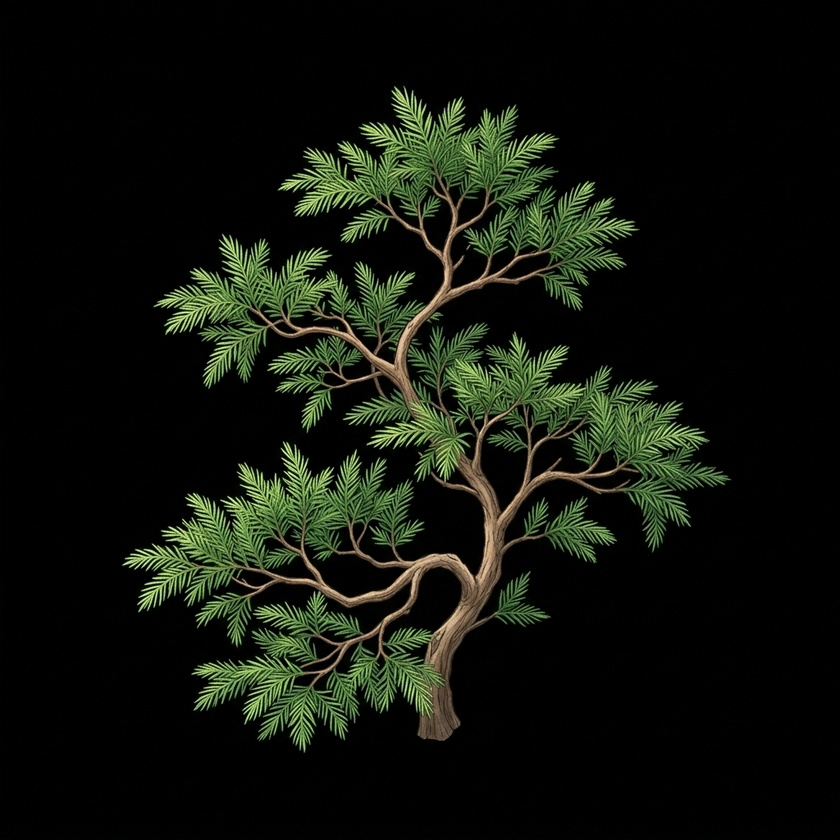
#> input picture tools/candidates/candidate_plant_0040_水松.jpg, 840 x 840 px, shrunk from 1024 x 1024 before the run
$ python split_rgb_layers.py '../candidates/candidate_plant_0040_水松.jpg'
#> lines starting #> are read from the running program, lines starting #| are printed output that depends on the picture
import sys
from PIL import Image
import os

def split_rgb(input_path, output_red, output_green, output_blue):
    img = Image.open(input_path).convert("RGBA")
    data = list(img.getdata())
#> data = 705600 items

    red_layer = []
    green_layer = []
    blue_layer = []

    for r, g, b, a in data:
        v = max(r, g, b)

        # 更平滑的抠图边缘，保留内部的绝对不透明度
        if v < 15:
            alpha = 0
        elif v < 40:
            alpha = int((v - 15) / 25.0 * 255)
        else:
            alpha = 255

        if alpha == 0:
            red_layer.append((0, 0, 0, 0))
            green_layer.append((0, 0, 0, 0))
            blue_layer.append((0, 0, 0, 0))
            continue

        # Determine dominant channel
        if r > g + 15 and r > b + 15:
            red_layer.append((v, v, v, alpha))
            green_layer.append((0, 0, 0, 0))
            blue_layer.append((0, 0, 0, 0))
        elif g > r + 15 and g > b + 15:
            red_layer.append((0, 0, 0, 0))
            green_layer.append((v, v, v, alpha))
            blue_layer.append((0, 0, 0, 0))
        elif b > r + 15 and b > g + 15:
            red_layer.append((0, 0, 0, 0))
            green_layer.append((0, 0, 0, 0))
            blue_layer.append((v, v, v, alpha))
        else:
            # Tie breaker
            if r >= g and r >= b:
                red_layer.append((v, v, v, alpha))
                green_layer.append((0, 0, 0, 0))
                blue_layer.append((0, 0, 0, 0))
            elif g >= r and g >= b:
                red_layer.append((0, 0, 0, 0))
                green_layer.append((v, v, v, alpha))
                blue_layer.append((0, 0, 0, 0))
            else:
                red_layer.append((0, 0, 0, 0))
                green_layer.append((0, 0, 0, 0))
                blue_layer.append((v, v, v, alpha))
#> this loop made 705600 passes
#> (r, g, b, v) on passes 1 to 12: (3, 3, 3, 3), (2, 2, 2, 2), (1, 1, 1, 1), (1, 1, 1, 1), (1, 1, 1, 1), (1, 1, 1, 1), (1, 1, 1, 1), (0, 0, 0, 0), (0, 0, 0, 0), (0, 0, 0, 0), (0, 0, 0, 0), (1, 1, 1, 1)
#> v on passes 61 to 66: 0, 0, 0, 1, 1, 1
#> after the loop, blue_layer = 705600 items; green_layer = 705600 items; red_layer = 705600 items

    img_red = Image.new("RGBA", img.size)
#> img_red: PIL image 840x840 RGBA; every value is 0
    img_red.putdata(red_layer)
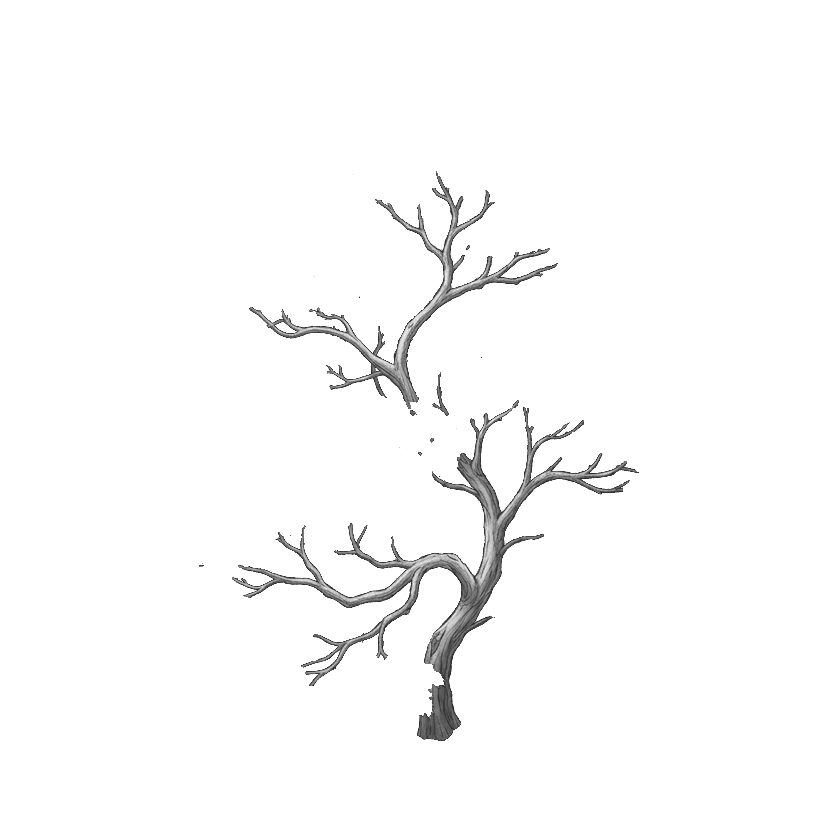
#> img_red: PIL image 840x840 RGBA; mean R, G, B, A 3.8, 3.8, 3.8, 8.4; transparent parts drawn white
    img_red.save(output_red)

    img_green = Image.new("RGBA", img.size)
    img_green.putdata(green_layer)
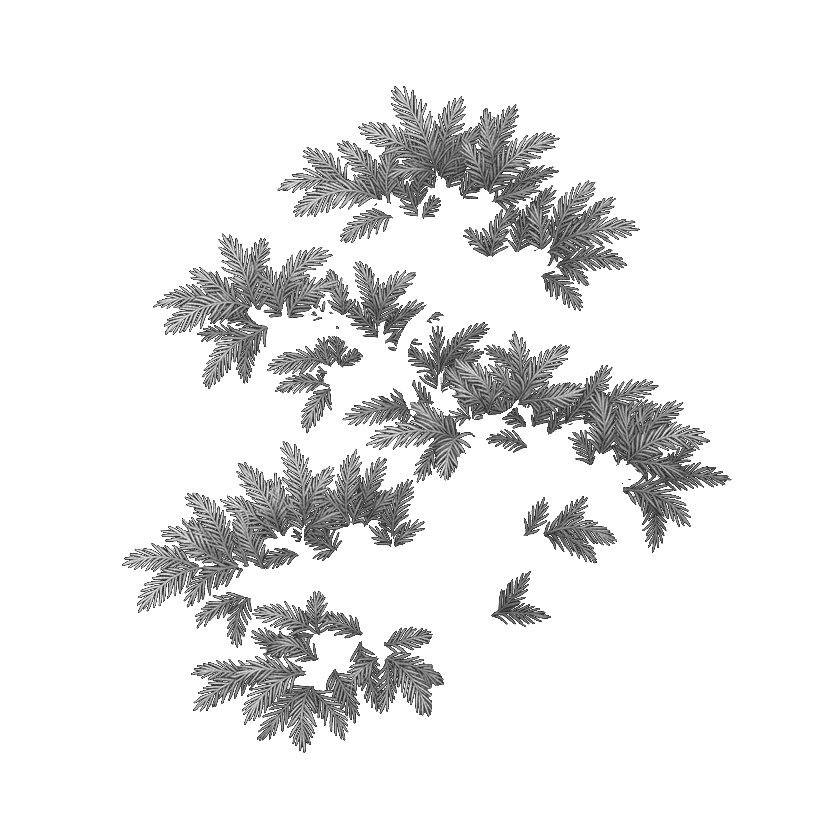
#> img_green: PIL image 840x840 RGBA; mean R, G, B, A 17.2, 17.2, 17.2, 39.2; transparent parts drawn white
    img_green.save(output_green)

    img_blue = Image.new("RGBA", img.size)
    img_blue.putdata(blue_layer)
    img_blue.save(output_blue)

if __name__ == "__main__":
    if len(sys.argv) < 2:
        print("Usage: python split_rgb_layers.py <input_img>")
        sys.exit(1)

    input_file = sys.argv[1]
    base = os.path.splitext(input_file)[0]
    out_red = f"{base}_red.png"
    out_green = f"{base}_green.png"
    out_blue = f"{base}_blue.png"

    split_rgb(input_file, out_red, out_green, out_blue)
    print(f"Split completed! Saved {out_red}, {out_green}, {out_blue}")

$ run again, on tools/candidates/candidate_plant_0069_垂葉花燭.jpg
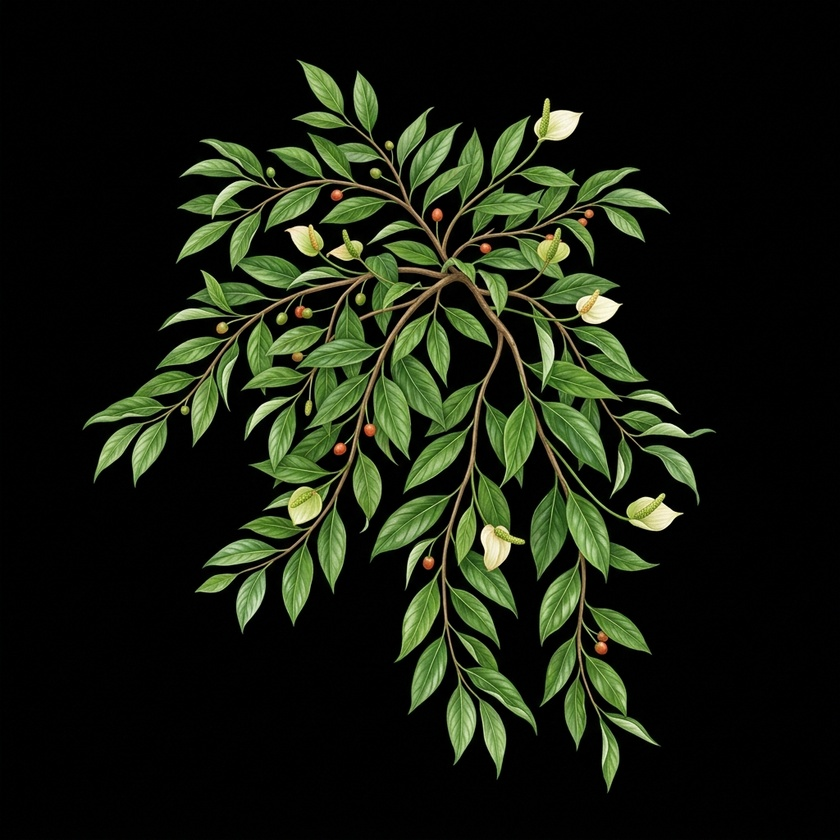
#> input picture tools/candidates/candidate_plant_0069_垂葉花燭.jpg, 840 x 840 px, shrunk from 1024 x 1024 before the run
#> data = 705600 items
#> the loop in split_rgb, `for r, g, b, a in data:` made 705600 passes
#> (r, g, b, v) on passes 1 to 8: (3, 5, 4, 5), (1, 3, 2, 3), (1, 1, 1, 1), (0, 0, 0, 0), (0, 0, 0, 0), (1, 1, 1, 1), (1, 1, 1, 1), (1, 1, 1, 1)
#> in split_rgb, `img_red.putdata(red_layer)`:
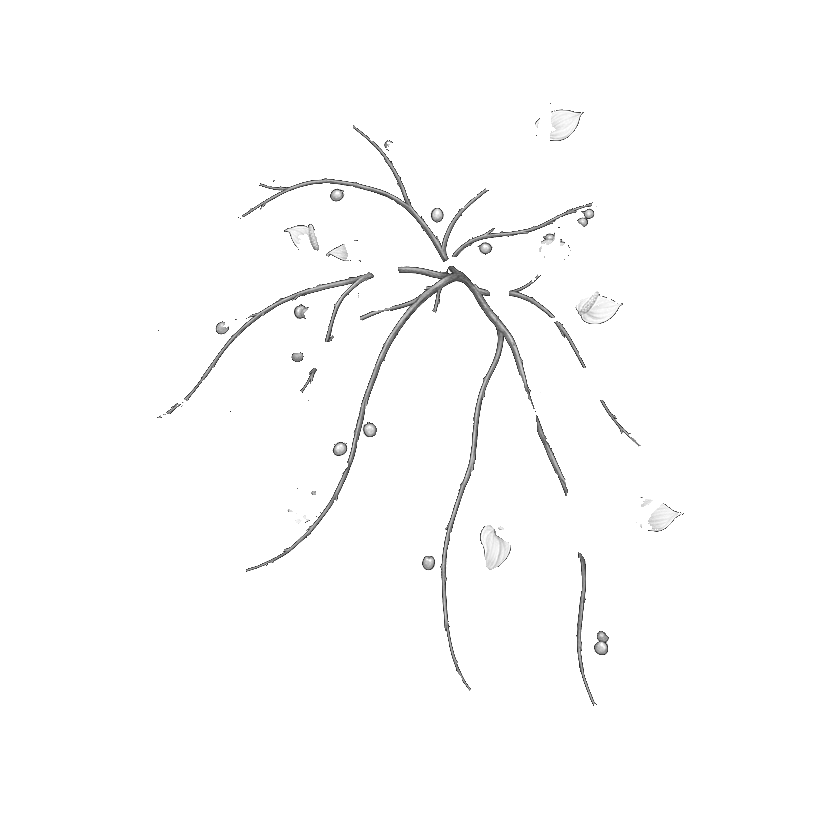
#> img_red: PIL image 840x840 RGBA; mean R, G, B, A 3.5, 3.5, 3.5, 6.2; transparent parts drawn white
#> in split_rgb, `img_green.putdata(green_layer)`:
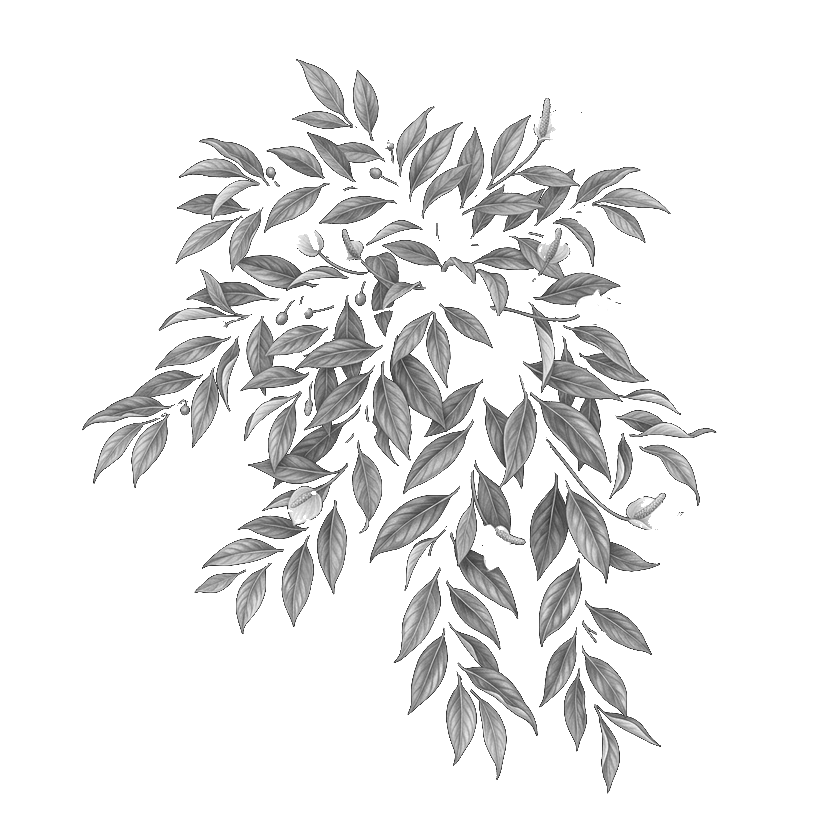
#> img_green: PIL image 840x840 RGBA; mean R, G, B, A 25.4, 25.4, 25.4, 46.8; transparent parts drawn white

$ run again, on tools/candidates/candidate_plant_0077_花叶万年青.jpg
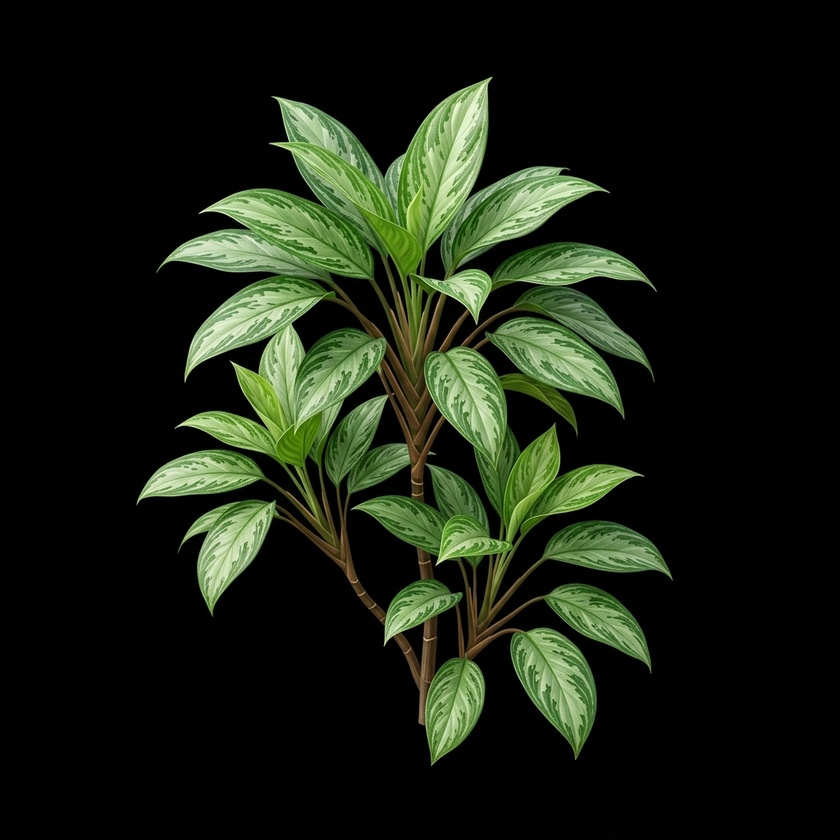
#> input picture tools/candidates/candidate_plant_0077_花叶万年青.jpg, 840 x 840 px, shrunk from 1024 x 1024 before the run
#> data = 705600 items
#> the loop in split_rgb, `for r, g, b, a in data:` made 705600 passes
#> (r, g, b, v) on passes 1 to 8: (4, 4, 4, 4), (3, 3, 3, 3), (2, 2, 2, 2), (1, 1, 1, 1), (1, 1, 1, 1), (1, 1, 1, 1), (1, 1, 1, 1), (1, 1, 1, 1)
#> in split_rgb, `img_red.putdata(red_layer)`:
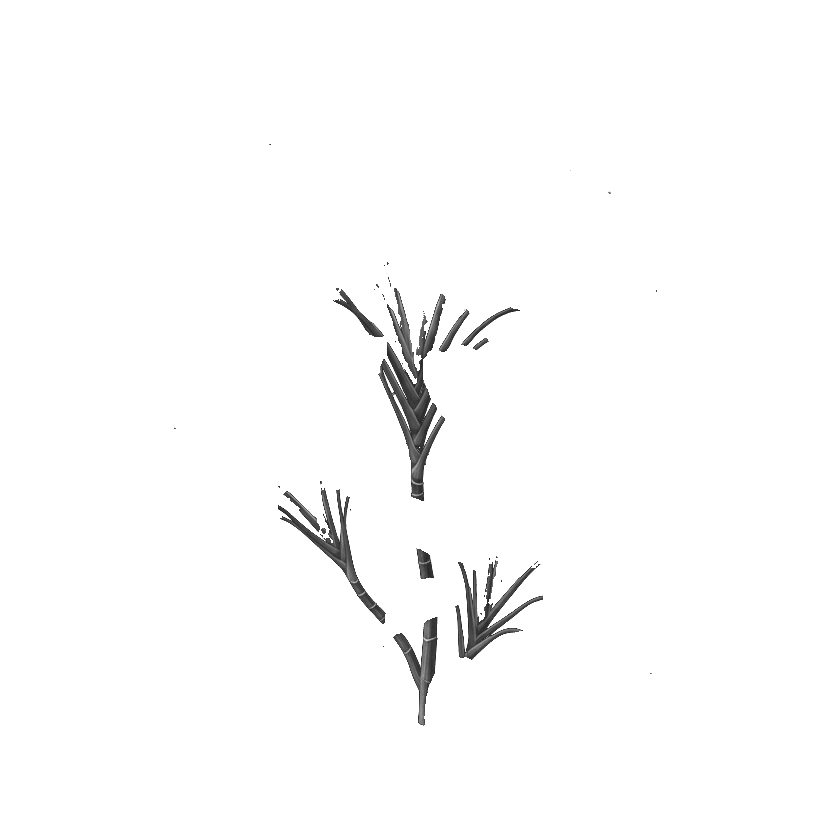
#> img_red: PIL image 840x840 RGBA; mean R, G, B, A 1.5, 1.5, 1.5, 5; transparent parts drawn white
#> in split_rgb, `img_green.putdata(green_layer)`:
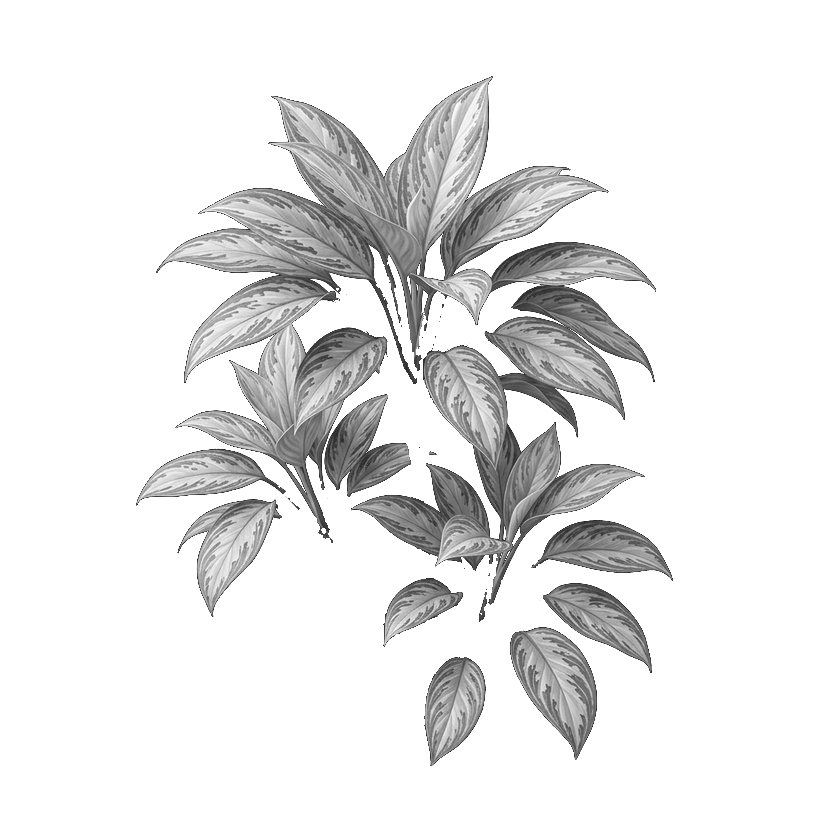
#> img_green: PIL image 840x840 RGBA; mean R, G, B, A 30.1, 30.1, 30.1, 52.6; transparent parts drawn white
